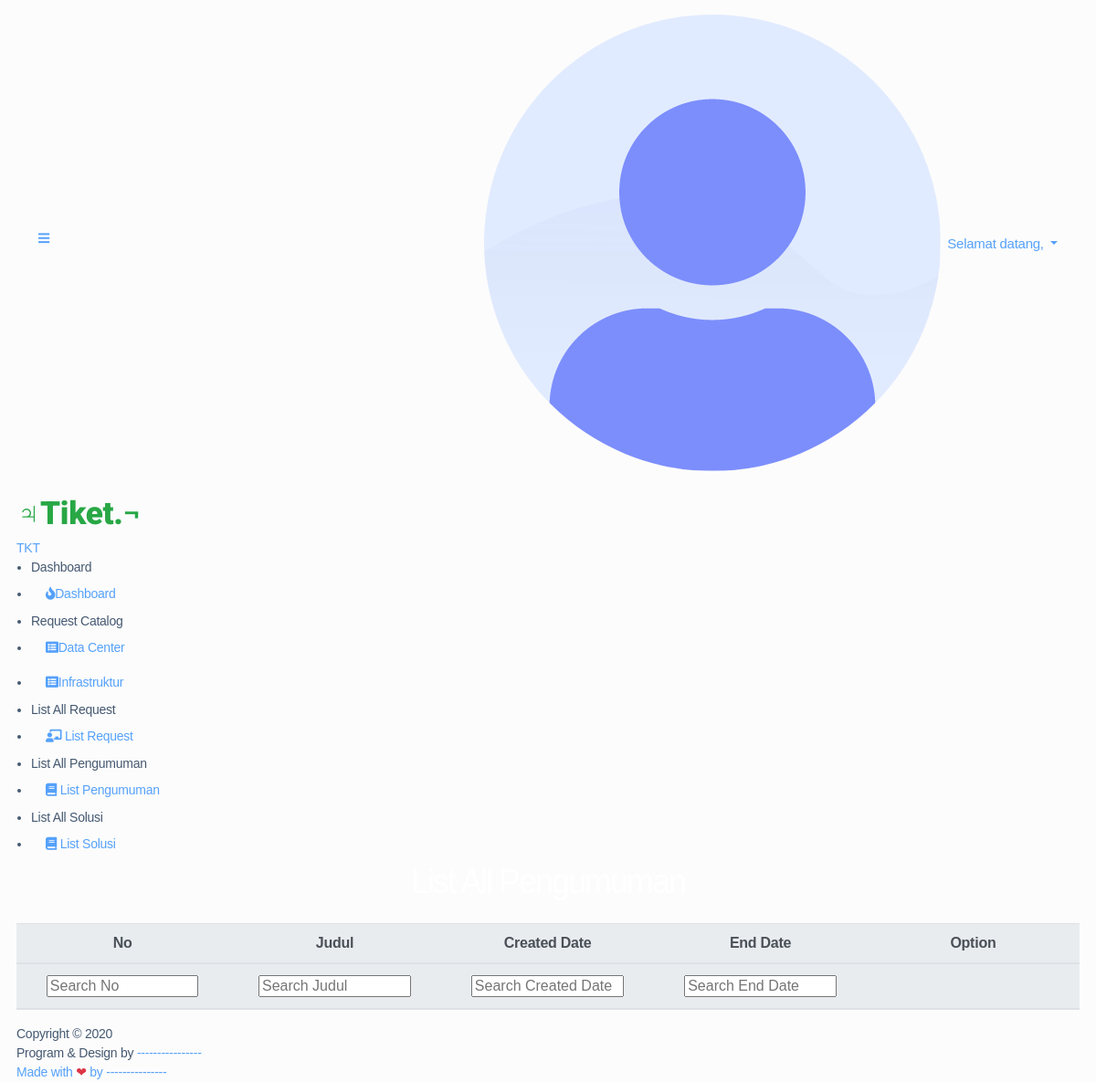
/index.php/staff/list_pengumuman, run on the app's committed database.
### tables this page shows
CREATE TABLE `master_kategori` (
  `id` int(11) NOT NULL,
  `kategori` varchar(30) NOT NULL
);

### application/controllers/Staff.php (called while the page is built, shortened)
<?php
class Staff extends CI_Controller
{
	function __construct()
	{
		$this->load->helper('url');
		$this->load->library('form_validation');
		$this->load->helper('form');
	}
	public function list_pengumuman()
	{
		$this->load->model('Mpengumuman');
		$data['level'] = $this->session->userdata('level');
		$data['nama'] = $this->session->userdata('nama');
		$data['pengumuman'] = $this->Mpengumuman->tampil_data()->result();
		$this->load->view('navbar/nav_staff', $data);
		$this->load->view('staff/list_pengumuman', $data);
	}
}

### index.php (called while the page is built, shortened)
<?php
require_once BASEPATH.'core/CodeIgniter.php';

### application/views/navbar/nav_staff.php (the view, shortened to what this page needs)
<!DOCTYPE html>
<html lang="en">
<head>
    <link rel="stylesheet" href="https://stackpath.bootstrapcdn.com/bootstrap/4.3.1/css/bootstrap.min.css">
    <link rel="stylesheet" href="https://use.fontawesome.com/releases/v5.7.2/css/all.css">
    <link rel="stylesheet" href="https://cdnjs.cloudflare.com/ajax/libs/bootstrap-select/1.13.1/css/bootstrap-select.css" />
    <link rel="stylesheet" href="<?= base_url('assets/') ?>stisla-assets/css/style.css">
    <link rel="stylesheet" href="<?= base_url('assets/') ?>stisla-assets/css/components.css">
</head>
<?php
$url = explode('/', uri_string());
$active = $url[1];
?>
<body>
    <div id="app">
        <div class="main-wrapper">
            <nav class="navbar navbar-expand-lg main-navbar">
                <form class="form-inline mr-auto">
                    <ul class=" navbar-nav mr-3">
                        <li><a href="#" data-toggle="sidebar" class="nav-link nav-link-lg"><i class="fas fa-bars"></i></a>
                        </li>
                    </ul>
                </form>
                <ul class="navbar-nav navbar-right">
                    <li class="dropdown"><a href="#" data-toggle="dropdown" class="nav-link dropdown-toggle nav-link-lg nav-link-user">
                            <img alt="image" style="margin-bottom:4px !important;" src="http://localhost/Sidayan/assets/stisla-assets/img/avatar/avatar-1.png" class="rounded-circle mr-1 my-auto">
                            <div class="d-sm-none d-lg-inline-block" style="font-size:15px;">Selamat datang, <?php echo $nama; ?></div>
                        </a>
                    </li>
                </ul>
            </nav>
            <div class="main-sidebar">
                <aside id="sidebar-wrapper">
                    <div class="sidebar-brand text-danger">
                        <a href="<?= base_url('staff') ?>" style="font-size: 35px; font-weight:900;font-family: 'Roboto', sans-serif;" class="text-success">&#9795;Tiket.&not;</a>
                    </div>
                    <div class="sidebar-brand sidebar-brand-sm">
                        <a href="<?= base_url('staff') ?>">TKT</a>
                    </div>
                    <ul class="sidebar-menu">
                        <li class="menu-header ">Dashboard</li>
                        <li class="nav-item dropdown <?php if ($active === 'index') : ?> active <?php endif ?>">
                            <a href="<?= base_url('staff') ?>" class="nav-link"><i class="fas fa-fire"></i><span>Dashboard</span></a>
                        </li>
                        <li class="menu-header">Request Catalog</li>
                        <?php
                        $con = mysqli_connect("localhost", "root", "", "db_tiket");
                        $sql = "SELECT * FROM master_kategori";
                        $result = mysqli_query($con, $sql);
                        while ($dataMenu = mysqli_fetch_assoc($result)) {
                            $menu_id = $dataMenu['id'];
                            $submenu = mysqli_query($con, "SELECT * FROM `master_subkategori` WHERE id_kategori = '$menu_id'");
                            if (mysqli_num_rows($submenu) == 0) {
                                echo '<li><a href="' . $dataMenu['kategori'] . '">' . $dataMenu['kategori'] . '</a></li>';
                            } else {
                                echo '
							<li class="nav-item dropdown">
								<a href="' . $dataMenu['kategori'] . '" class="nav-link has-dropdown"> <i class="fas fa-list-alt "></i><span>' . $dataMenu['kategori'] . '</span></a>
								<ul class="dropdown-menu">';
                                echo '
								</ul>
							</li>
							';
                            }
                        }
                        ?>
                        <li class="menu-header">List All Request</li>
                        <li class="nav-item dropdown <?php if ($active == 'data_peminjaman' || $active == 'add_peminjaman') : ?> active <?php endif ?>">
                            <a href="#" class="nav-link has-dropdown"><i class="fas fa-chalkboard-teacher"></i>
                                <span>List Request</span></a>
                        </li>
                        <li class="menu-header">List All Pengumuman</li>
                        <li class="nav-item dropdown <?php if ($active == 'data_pengembalian') : ?> active <?php endif ?>">
                            <a href="#" class="nav-link has-dropdown"><i class="fas fa-book"></i>
                                <span>List Pengumuman</span></a>
                        </li>
                        <li class="menu-header">List All Solusi</li>
                        <li class="nav-item dropdown <?php if ($active == 'data_pegawai') : ?> active <?php endif ?>">
                            <a href="#" class="nav-link has-dropdown"><i class="fas fa-book"></i>
                                <span>List Solusi</span></a>
                        </li>
                </aside>
            </div>

### application/views/navbar/nav_staff.php (style rules this page uses)
body { background: #fcfcfc; }

### data on the page
master_kategori: kategori "Data Center"
master_kategori: kategori "Infrastruktur"
